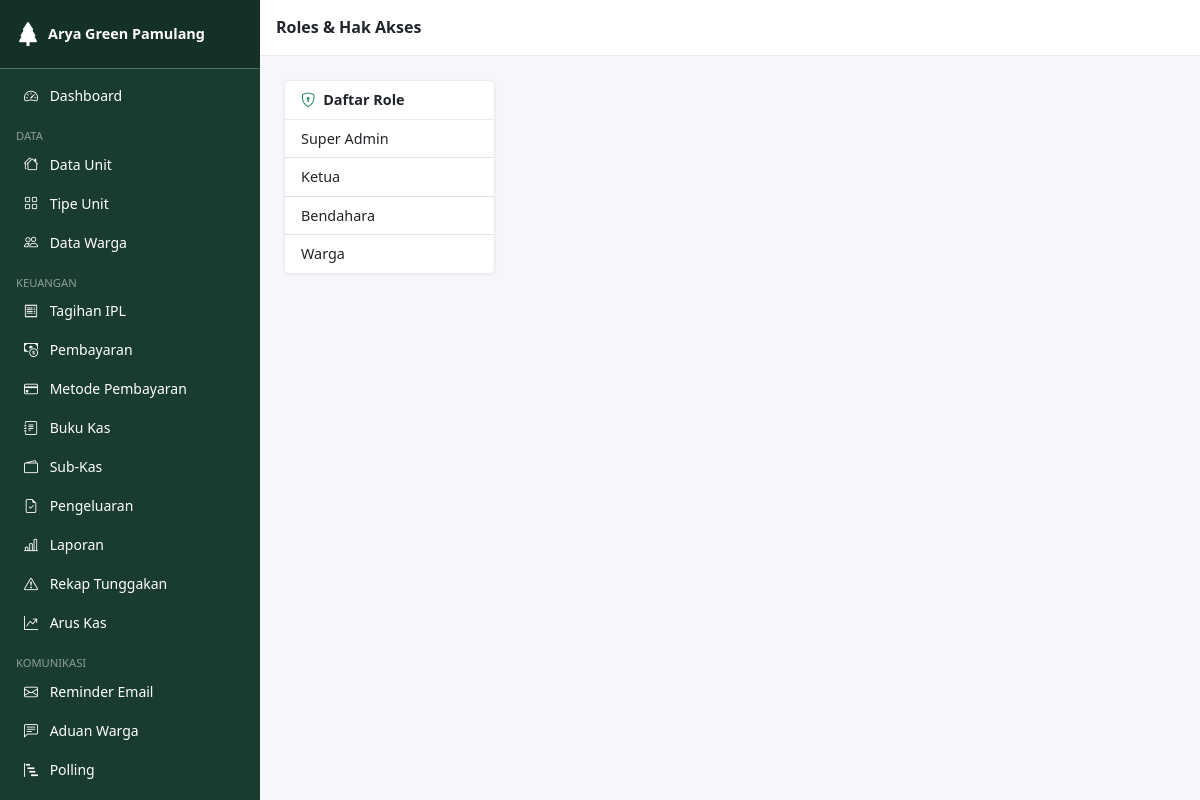
Page /pages/roles/index.php (signed in) on the committed database.
### tables this page shows
CREATE TABLE `roles` (
  `id`         INT UNSIGNED AUTO_INCREMENT PRIMARY KEY,
  `name`       VARCHAR(50) NOT NULL UNIQUE,
  `label`      VARCHAR(100) NOT NULL,
  `created_at` TIMESTAMP DEFAULT CURRENT_TIMESTAMP
);

### includes/functions.php (called while the page is built, shortened)
<?php
function e(mixed $v): string {
    return htmlspecialchars((string)$v, ENT_QUOTES | ENT_SUBSTITUTE, 'UTF-8');
}

### pages/roles/index.php (the view, shortened to what this page needs)
<?php
require_once __DIR__ . '/../../includes/functions.php';
$db = db();
$roles = $db->query('SELECT * FROM roles ORDER BY id')->fetch_all(MYSQLI_ASSOC);
$sel_role_id = (int)($_GET['role_id'] ?? ($roles[0]['id'] ?? 0));
include __DIR__ . '/../../includes/header.php';
include __DIR__ . '/../../includes/sidebar.php';
?>
<div class="content-wrapper">
  <div class="topbar d-flex align-items-center px-3 gap-2">
    <h6 class="mb-0 fw-semibold">Roles &amp; Hak Akses</h6>
  </div>
  <div class="main-content">
    <div class="row g-3">
      <div class="col-md-3">
        <div class="card">
          <div class="card-header"><i class="bi bi-shield-lock me-1 text-success"></i> Daftar Role</div>
          <div class="list-group list-group-flush">
            <?php foreach ($roles as $r): ?>
              <a href="index.php?role_id=<?= $r['id'] ?>"
                 class="list-group-item list-group-item-action <?= $sel_role_id===$r['id']?'active':'' ?>">
                <?= e($r['label']) ?>
              </a>
            <?php endforeach; ?>
          </div>
        </div>
      </div>
      <div class="col-md-9">
      </div>
    </div>
  </div>
<?php include __DIR__ . '/../../includes/footer.php'; ?>

### assets/css/style.css (style rules this page uses)
:root { --sidebar-width: 260px; --sidebar-bg: #1a3c2e; --sidebar-hover: #2d6a4f; --topbar-height: 56px; }
body { background: #f5f7fa; font-size: .9rem; }
.content-wrapper { margin-left: var(--sidebar-width); width: calc(100% - var(--sidebar-width)); min-height: 100vh; display: flex; flex-direction: column; }
.topbar { height: var(--topbar-height); background: #fff; border-bottom: 1px solid #e9ecef; position: sticky; top: 0; z-index: 1030; }
.main-content { flex: 1; padding: 1.5rem; }
.card { border: 1px solid #e9ecef; box-shadow: 0 1px 4px rgba(0,0,0,.06); }
.card-header { background: #fff; border-bottom: 1px solid #e9ecef; font-weight: 600; }

### rows in the picture
roles: label "Super Admin"
roles: label "Ketua"
roles: label "Bendahara"
roles: label "Warga"

### other values in the picture
APP_NAME "Arya Green Pamulang"
